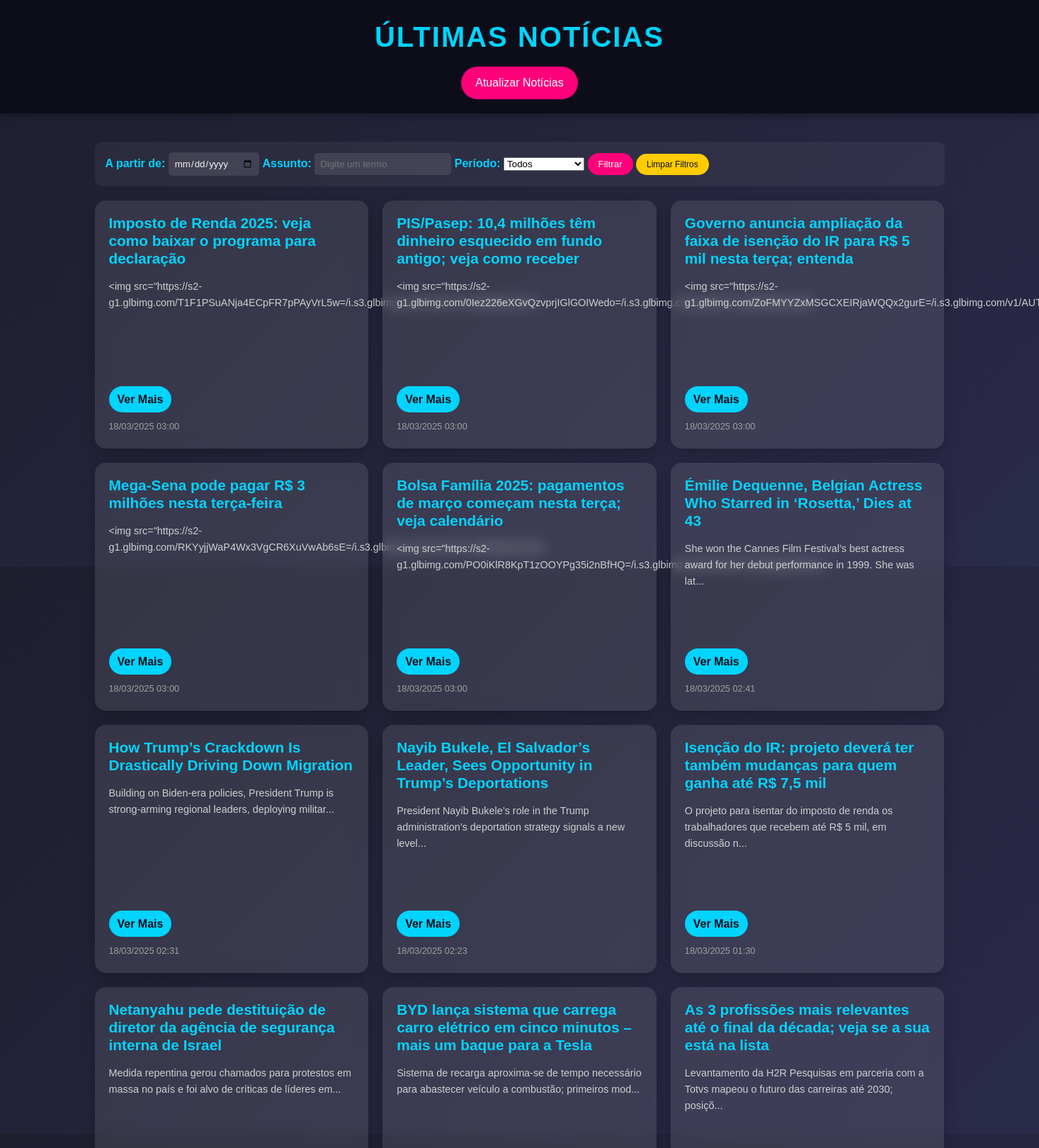
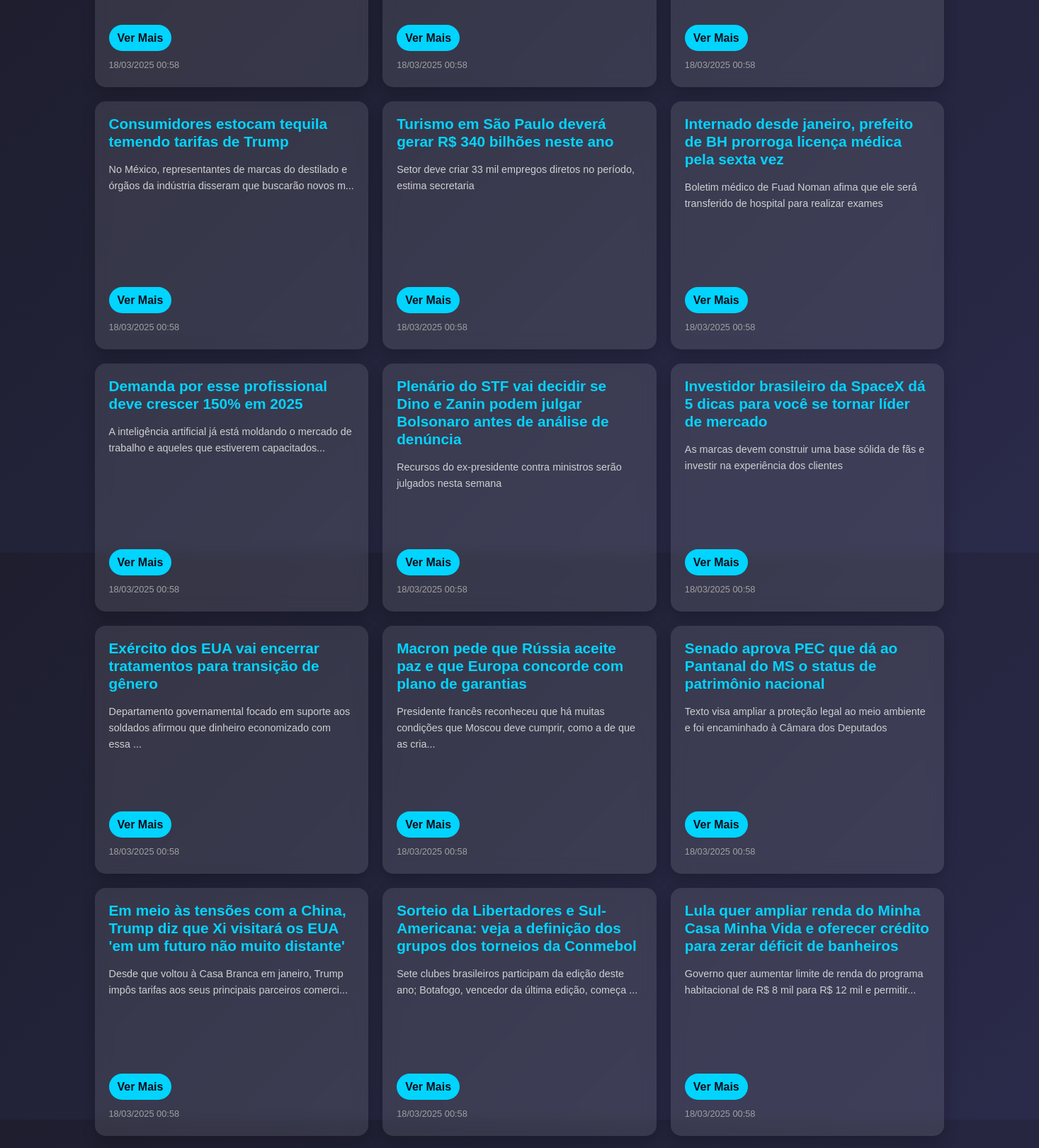
The page / (upper part) on the database its author committed (2 pictures, top to bottom).
### app/models.py (models this page shows)
class Noticia(db.Model):
    __tablename__ = 'Noticia'
    id = db.Column(db.Integer, primary_key=True)
    titulo = db.Column(db.String(200), nullable=False)
    conteudo = db.Column(db.Text, nullable=False)
    url = db.Column(db.String(500), unique=True, nullable=False)
    data_publicacao = db.Column(db.DateTime, nullable=False)

### app/routes.py (the view)
@app.route('/', methods=['GET'])
def index():
    data_filtro = request.args.get('data', None)
    assunto_filtro = request.args.get('assunto', None)
    periodo = request.args.get('periodo', None)
    query = Noticia.query
    if data_filtro:
        try:
            data = datetime.strptime(data_filtro, '%Y-%m-%d')
            query = query.filter(db.func.date(Noticia.data_publicacao) >= data.date())
        except ValueError:
            pass
    if assunto_filtro:
        query = query.filter(
            (Noticia.titulo.ilike(f'%{assunto_filtro}%')) |
            (Noticia.conteudo.ilike(f'%{assunto_filtro}%'))
        )
    if periodo == 'semana':
        data_inicio = datetime.now() - timedelta(days=7)
        query = query.filter(Noticia.data_publicacao >= data_inicio)
    elif periodo == 'mes':
        data_inicio = datetime.now() - timedelta(days=30)
        query = query.filter(Noticia.data_publicacao >= data_inicio)
    noticias = query.order_by(Noticia.data_publicacao.desc()).all()
    return render_template('index.html', noticias=noticias)

### app/templates/index.html (shortened to what this page needs)
<!DOCTYPE html>
<html lang="pt-br">
<head>
    <link rel="stylesheet" href="{{ url_for('static', filename='styles.css') }}">
</head>
<body>
    <header>
        <h1>Últimas Notícias</h1>
        <a href="/atualizar" class="btn-atualizar">Atualizar Notícias</a>
    </header>
    <main>
        <section class="filtro-container">
            <form method="GET" action="/">
                <label for="data">A partir de:</label>
                <input type="date" id="data" name="data">
                <label for="assunto">Assunto:</label>
                <input type="text" id="assunto" name="assunto" placeholder="Digite um termo">
                <label for="periodo">Período:</label>
                <select id="periodo" name="periodo">
                    <option value="">Todos</option>
                </select>
                <button type="submit" class="btn-filtrar">Filtrar</button>
                <a href="/" class="btn-limpar">Limpar Filtros</a>
            </form>
        </section>
        <section class="noticias-container">
            {% for noticia in noticias %}
                <article class="noticia-card">
                    <h2>{{ noticia.titulo }}</h2>
                    <p>{{ noticia.conteudo[:100] + '...' if noticia.conteudo|length > 100 else noticia.conteudo }}</p>
                    <a href="{{ url_for('noticia_detalhe', id=noticia.id) }}" class="btn-leia-mais">Ver Mais</a>
                    <small>{{ noticia.data_publicacao.strftime('%d/%m/%Y %H:%M') }}</small>
                </article>
            {% endfor %}
        </section>
    </main>
</body>
</html>

### app/static/styles.css (style rules this page uses)
* { margin: 0; padding: 0; box-sizing: border-box; font-family: 'Arial', sans-serif; }
body { background: linear-gradient(135deg, #1e1e2f 0%, #2a2a4a 100%); color: #f0f0f0; line-height: 1.6; min-height: 100vh; display: flex; flex-direction: column; }
header { background: #0d0d1a; padding: 20px; text-align: center; box-shadow: 0 4px 10px rgba(0, 0, 0, 0.3); }
header h1 { font-size: 2.5em; color: #00d4ff; text-transform: uppercase; letter-spacing: 2px; }
.btn-atualizar, .btn-voltar { display: inline-block; margin-top: 10px; padding: 10px 20px; background: #ff007a; color: #fff; text-decoration: none; border-radius: 25px; transition: transform 0.3s, background 0.3s; }
main { flex: 1; padding: 20px; }
.filtro-container { max-width: 1200px; margin: 20px auto; padding: 15px; background: rgba(255, 255, 255, 0.05); border-radius: 10px; display: flex; gap: 15px; align-items: center; }
.filtro-container label { color: #00d4ff; font-weight: bold; }
.filtro-container input { padding: 8px; border: none; border-radius: 5px; background: rgba(255, 255, 255, 0.1); color: #f0f0f0; }
.btn-filtrar { padding: 8px 15px; background: #ff007a; color: #fff; border: none; border-radius: 20px; cursor: pointer; transition: background 0.3s; }
.btn-limpar { font-size: 12px; padding: 8px 15px; background: #ffcc00; color: #0d0d1a; text-decoration: none; border-radius: 20px; transition: background 0.3s; }
.noticias-container { max-width: 1200px; margin: 0 auto; display: grid; grid-template-columns: repeat(auto-fit, minmax(300px, 1fr)); gap: 20px; }
.noticia-card { background: rgba(255, 255, 255, 0.1); border-radius: 15px; padding: 20px; backdrop-filter: blur(10px); box-shadow: 0 8px 20px rgba(0, 0, 0, 0.2); transition: transform 0.3s, box-shadow 0.3s; height: 350px; display: flex; flex-direction: column; gap: 10px; }
.noticia-card h2 { font-size: 1.3em; color: #00d4ff; margin-bottom: 5px; line-height: 1.2; }
.noticia-card p { font-size: 0.9em; color: #d0d0d0; margin-bottom: 10px; flex-grow: 1; }
.btn-leia-mais { display: inline-block; padding: 6px 12px; background: #00d4ff; color: #0d0d1a; text-decoration: none; border-radius: 20px; font-weight: bold; transition: background 0.3s; align-self: flex-start; }
.noticia-card small { font-size: 0.8em; color: #a0a0a0; }

### rows shown on the page
Noticia: titulo "Imposto de Renda 2025: veja como baixar o programa para declaração", conteudo "<img src=\"https://s2-g1.glbimg.com/T1F1PSuANja4ECpFR7pPAyVrL5w=/i.s3.glbimg.com/v1/AUTH_59edd422c0c8...", data_publicacao "18/03/2025 03:00"
Noticia: titulo "PIS/Pasep: 10,4 milhões têm dinheiro esquecido em fundo antigo; veja como receber", conteudo "<img src=\"https://s2-g1.glbimg.com/0Iez226eXGvQzvprjIGlGOIWedo=/i.s3.glbimg.com/v1/AUTH_59edd422c0c8...", data_publicacao "18/03/2025 03:00"
Noticia: titulo "Governo anuncia ampliação da faixa de isenção do IR para R$ 5 mil nesta terça; entenda", conteudo "<img…", data_publicacao "18/03/2025 03:00"
Noticia: titulo "Mega-Sena pode pagar R$ 3 milhões nesta terça-feira", conteudo "<img src=\"https://s2-g1.glbimg.com/RKYyjjWaP4Wx3VgCR6XuVwAb6sE=/i.s3.glbimg.com/v1/AUTH_59edd422c0c8...", data_publicacao "18/03/2025 03:00"
Noticia: titulo "Bolsa Família 2025: pagamentos de março começam nesta terça; veja calendário", conteudo "<img src=\"https://s2-g1.glbimg.com/PO0iKlR8KpT1zOOYPg35i2nBfHQ=/i.s3.glbimg.com/v1/AUTH_59edd422c0c8...", data_publicacao "18/03/2025 03:00"
Noticia: titulo "Émilie Dequenne, Belgian Actress Who Starred in ‘Rosetta,’ Dies at 43", conteudo "She won the Cannes Film Festival’s best actress award for her debut performance in 1999. She was lat...", data_publicacao "18/03/2025 02:41"
Noticia: titulo "How Trump’s Crackdown Is Drastically Driving Down Migration", conteudo "Building on Biden-era policies, President Trump is strong-arming regional leaders, deploying militar...", data_publicacao "18/03/2025 02:31"
Noticia: titulo "Nayib Bukele, El Salvador’s Leader, Sees Opportunity in Trump’s Deportations", conteudo "President Nayib Bukele’s role in the Trump administration’s deportation strategy signals a new level...", data_publicacao "18/03/2025 02:23"
Noticia: titulo "Isenção do IR: projeto deverá ter também mudanças para quem ganha até R$ 7,5 mil", conteudo "O projeto para isentar do imposto de renda os trabalhadores que recebem até R$ 5 mil, em discussão n...", data_publicacao "18/03/2025 01:30"
Noticia: titulo "Netanyahu pede destituição de diretor da agência de segurança interna de Israel", conteudo "Medida repentina gerou chamados para protestos em massa no país e foi alvo de críticas de líderes em...", data_publicacao "18/03/2025 00:58"
Noticia: titulo "BYD lança sistema que carrega carro elétrico em cinco minutos – mais um baque para a Tesla", conteudo "Sistema de recarga aproxima-se de tempo necessário para abastecer veículo a combustão; primeiros mod...", data_publicacao "18/03/2025 00:58"
Noticia: titulo "As 3 profissões mais relevantes até o final da década; veja se a sua está na lista", conteudo "Levantamento da H2R Pesquisas em parceria com a Totvs mapeou o futuro das carreiras até 2030; posiçõ...", data_publicacao "18/03/2025 00:58"
Noticia: titulo "Consumidores estocam tequila temendo tarifas de Trump", conteudo "No México, representantes de marcas do destilado e órgãos da indústria disseram que buscarão novos m...", data_publicacao "18/03/2025 00:58"
Noticia: titulo "Turismo em São Paulo deverá gerar R$ 340 bilhões neste ano", conteudo "Setor deve criar 33 mil empregos diretos no período, estima secretaria", data_publicacao "18/03/2025 00:58"
Noticia: titulo "Internado desde janeiro, prefeito de BH prorroga licença médica pela sexta vez", conteudo "Boletim médico de Fuad Noman afima que ele será transferido de hospital para realizar exames", data_publicacao "18/03/2025 00:58"
Noticia: titulo "Demanda por esse profissional deve crescer 150% em 2025", conteudo "A inteligência artificial já está moldando o mercado de trabalho e aqueles que estiverem capacitados...", data_publicacao "18/03/2025 00:58"
Noticia: titulo "Plenário do STF vai decidir se Dino e Zanin podem julgar Bolsonaro antes de análise de denúncia", conteudo "Recursos do ex-presidente contra ministros serão julgados nesta semana", data_publicacao "18/03/2025 00:58"
Noticia: titulo "Investidor brasileiro da SpaceX dá 5 dicas para você se tornar líder de mercado", conteudo "As marcas devem construir uma base sólida de fãs e investir na experiência dos clientes", data_publicacao "18/03/2025 00:58"
Noticia: titulo "Exército dos EUA vai encerrar tratamentos para transição de gênero", conteudo "Departamento governamental focado em suporte aos soldados afirmou que dinheiro economizado com essa ...", data_publicacao "18/03/2025 00:58"
Noticia: titulo "Macron pede que Rússia aceite paz e que Europa concorde com plano de garantias", conteudo "Presidente francês reconheceu que há muitas condições que Moscou deve cumprir, como a de que as cria...", data_publicacao "18/03/2025 00:58"
Noticia: titulo "Senado aprova PEC que dá ao Pantanal do MS o status de patrimônio nacional", conteudo "Texto visa ampliar a proteção legal ao meio ambiente e foi encaminhado à Câmara dos Deputados", data_publicacao "18/03/2025 00:58"
Noticia: titulo "Em meio às tensões com a China, Trump diz que Xi visitará os EUA 'em um futuro não muito distante'", conteudo "Desde que voltou à Casa Branca em janeiro, Trump impôs tarifas aos seus principais parceiros comerci...", data_publicacao "18/03/2025 00:58"
Noticia: titulo "Sorteio da Libertadores e Sul-Americana: veja a definição dos grupos dos torneios da Conmebol", conteudo "Sete clubes brasileiros participam da edição deste ano; Botafogo, vencedor da última edição, começa ...", data_publicacao "18/03/2025 00:58"
Noticia: titulo "Lula quer ampliar renda do Minha Casa Minha Vida e oferecer crédito para zerar déficit de banheiros", conteudo "Governo quer aumentar limite de renda do programa habitacional de R$ 8 mil para R$ 12 mil e permitir...", data_publicacao "18/03/2025 00:58"
